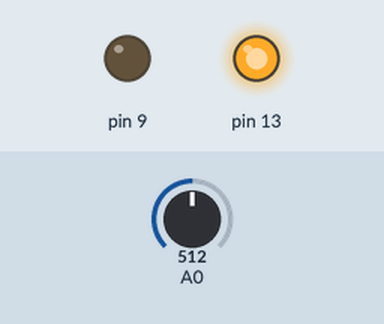
Simulated run of this sketch. Board: Arduino Uno, built with avr-gcc and run on an emulated ATmega328P. Shown: output pins drawn as LEDs (lit = HIGH). Inputs (shaded band) come from the test bench; at power-on: A0 = 512.

Above: at 0.1 s.
At 6.2 s:
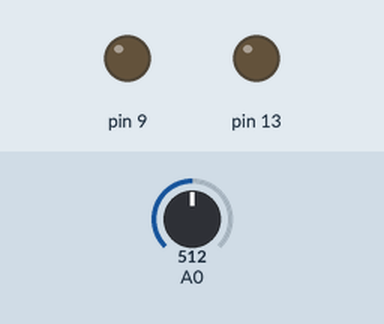
6.3 s: A0 set to 306
At 7.6 s:
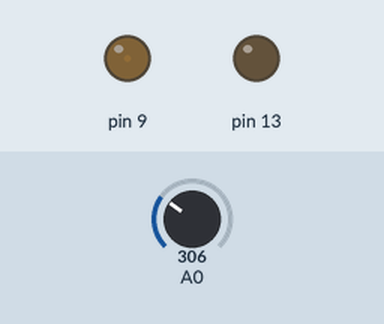
Timing chart, 0 to 9.3 s (numbered marks = the images above; inputs shaded):
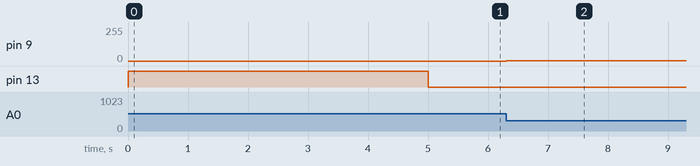

The sketch:

CalibratingLightSensor.ino
```cpp
//CalibratingLightSensor

// Sensor PIN is A0
// LED PIN is 9
//For calibration start and stop indicator built in LED will be used as signal


//variables
int sensorValue = 0;
int sensorMin = 1023;
int sensorMax = 0;


void setup() {
  pinMode(13,OUTPUT);
  digitalWrite(13, HIGH);

  while (millis() < 5000)
  {
    sensorValue = analogRead(A0);

    //record the maximum sensor value
    if(sensorValue > sensorMax)
      sensorMax = sensorValue;


    //record the minimum sensor value
    if(sensorValue<sensorMin)
      sensorMin = sensorValue;

  }

  //signal the end of calibration
  digitalWrite(13, LOW);
}

void loop() {
  //read the sensor
  sensorValue = analogRead(A0);

  //apply the calibration to the sensor reading
  sensorValue = map(sensorValue, sensorMin, sensorMax, 0, 255);

  //in case the sensor value is outside the range seen during calibration
  sensorValue = constrain(sensorValue, 0, 255);

  //fade the LED using the calibrated value;
  analogWrite(9, sensorValue);

}
```

Measured:
- after the input at 6.3 s, pin 9: 0/255 → 1/255 at once
